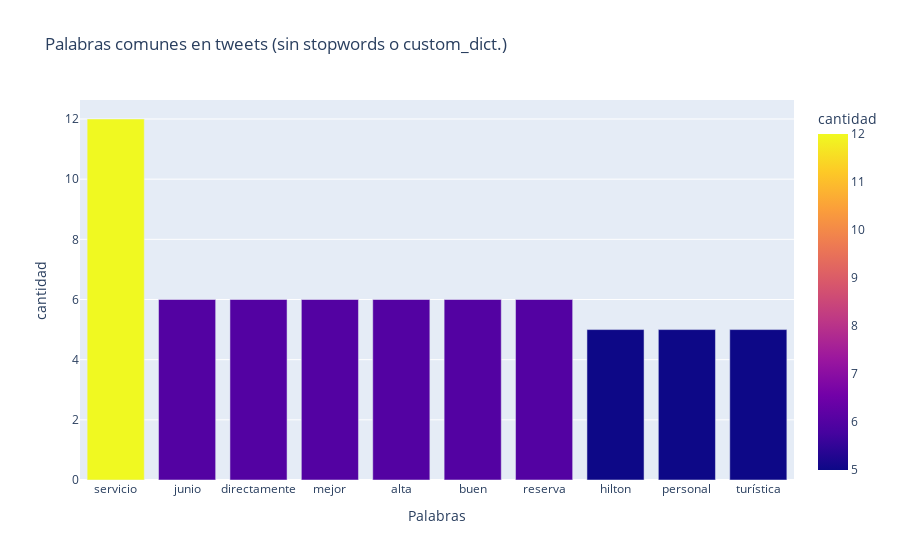

Notebook source saved alongside this figure:
### Code cell
tweets_ss_nc = [' '.join(tweet_ssc) for tweet_ssc in tweets_nsw_nc]
top_n_words(tweets_ss_nc, n=10, grafico=True, titulo='Palabras comunes en tweets (sin stopwords o custom_dict.)')

### Figure 1 — Plotly figure (JSON) as saved in the notebook; plotly's stock layout.template omitted (floating-point values rounded to 4 significant figures)
{"data": [{"alignmentgroup": "True", "hovertemplate": "Palabras=%{x}<br>cantidad=%{marker.color}<extra></extra>", "legendgroup": "", "marker": {"color": [12, 6, 6, 6, 6, 6, 6, 5, 5, 5], "coloraxis": "coloraxis", "pattern": {"shape": ""}}, "name": "", "offsetgroup": "", "orientation": "v", "showlegend": false, "textposition": "auto", "type": "bar", "x": ["servicio", "junio", "directamente", "mejor", "alta", "buen", "reserva", "hilton", "personal", "turística"], "xaxis": "x", "y": [12, 6, 6, 6, 6, 6, 6, 5, 5, 5], "yaxis": "y"}], "layout": {"barmode": "relative", "coloraxis": {"colorbar": {"title": {"text": "cantidad"}}, "colorscale": [[0, "#0d0887"], [0.1111, "#46039f"], [0.2222, "#7201a8"], [0.3333, "#9c179e"], [0.4444, "#bd3786"], [0.5556, "#d8576b"], [0.6667, "#ed7953"], [0.7778, "#fb9f3a"], [0.8889, "#fdca26"], [1, "#f0f921"]]}, "legend": {"tracegroupgap": 0}, "title": {"text": "Palabras comunes en tweets (sin stopwords o custom_dict.)"}, "xaxis": {"anchor": "y", "domain": [0, 1], "title": {"text": "Palabras"}}, "yaxis": {"anchor": "x", "domain": [0, 1], "title": {"text": "cantidad"}}}}
